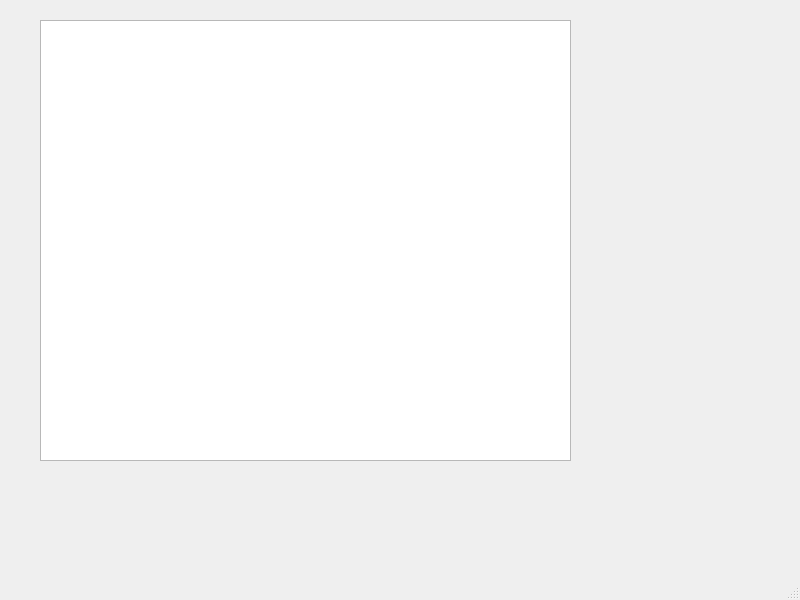
<?xml version="1.0" encoding="UTF-8"?>
<ui version="4.0">
 <class>MainWindow</class>
 <widget class="QMainWindow" name="MainWindow">
  <property name="geometry">
   <rect>
    <x>0</x>
    <y>0</y>
    <width>800</width>
    <height>600</height>
   </rect>
  </property>
  <property name="windowTitle">
   <string>MainWindow</string>
  </property>
  <widget class="QWidget" name="centralwidget">
   <widget class="QWidget" name="gridLayoutWidget">
    <property name="geometry">
     <rect>
      <x>40</x>
      <y>20</y>
      <width>531</width>
      <height>441</height>
     </rect>
    </property>
    <layout class="QGridLayout" name="gridLayout">
     <item row="0" column="0">
      <widget class="PlotWidget" name="plotwidget"/>
     </item>
    </layout>
   </widget>
  </widget>
  <widget class="QMenuBar" name="menubar">
   <property name="geometry">
    <rect>
     <x>0</x>
     <y>0</y>
     <width>800</width>
     <height>22</height>
    </rect>
   </property>
  </widget>
  <widget class="QStatusBar" name="statusbar"/>
 </widget>
 <customwidgets>
  <customwidget>
   <class>PlotWidget</class>
   <extends>QGraphicsView</extends>
   <header>pyqtgraph</header>
  </customwidget>
 </customwidgets>
 <resources/>
 <connections/>
</ui>
